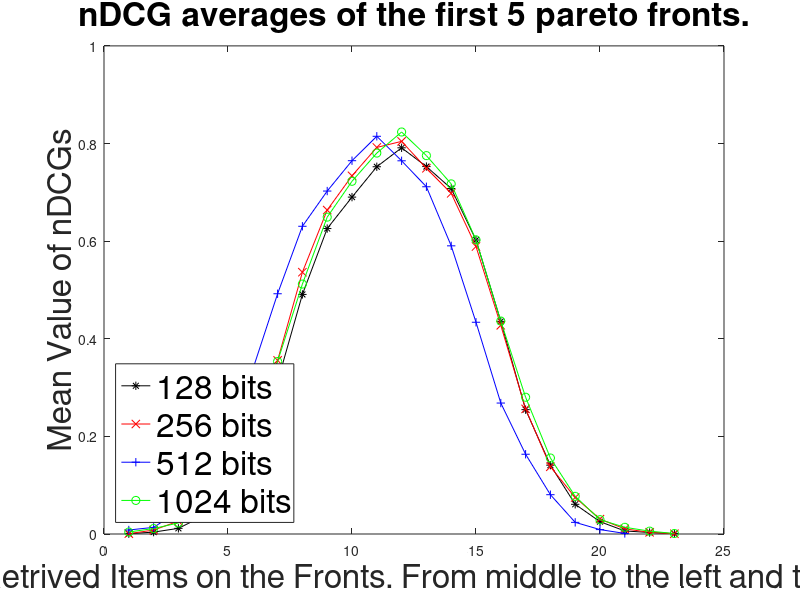

The MATLAB source for this figure:
clear all;
clc;

x=linspace(0,350,1);



load('Evaluation/Dataset1/nDCG_mean_128');
plot(n_DCG_mean_128,'-k*');
hold on

load('Evaluation/Dataset1/nDCG_mean_256');
plot(n_DCG_mean_256,'-rx');
hold on


load('Evaluation/Dataset1/nDCG_mean_512');
plot(n_DCG_mean_512,'-b+'); 
hold on


load('Evaluation/Dataset1/nDCG_mean_1024');
plot(n_DCG_mean_1024,'-go'); 
hold on




title('nDCG averages of the first 5 pareto fronts.','FontSize', 24 )

ylabel('Mean Value of nDCGs', 'FontSize', 24)
xlabel('Number of Retrived Items on the Fronts. From middle to the left and to the rigth tails', 'FontSize', 24) 

legend({'128 bits','256 bits','512 bits','1024 bits',  },'Location','southwest', 'FontSize', 24)
